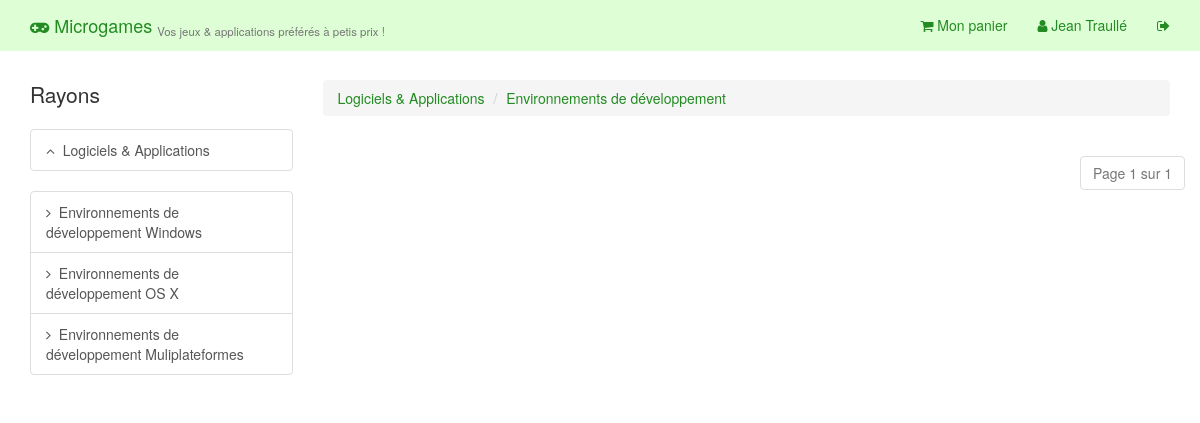
The app's page /category/6 (signed in) with its own data.
### commerce/models.py (models this page shows, shortened)
class Category(models.Model):
    name = models.CharField(max_length=150, verbose_name="Nom de la catégorie")
    short_desc = models.CharField(max_length=150, verbose_name="Description courte",blank=True)
    parent_category = models.ForeignKey("Category", null=True, blank=True, verbose_name="Catégorie parente")
    class Meta:
        verbose_name ='Catégorie de produits'
        verbose_name_plural = 'Catégories de produits'
    def breadcrum(self):
        breadcrum = []
        breadcrum.append(self)
        while self.parent_category:
            breadcrum.insert(0,self.parent_category)
            self = self.parent_category
        return breadcrum
    def childs_categories(self):
        childs = Category.objects.filter(parent_category_id__exact=self.id)
        return childs
    def all_products(self):
        next_main_category = Category.objects.filter(id__gt=self.id,parent_category_id=None).order_by('id').first()
        if not next_main_category:
            products = Products.objects.filter(category_id__gte=(self.id))
        else:
            products = Products.objects.filter(category_id__range=(self.id,next_main_category.id-1))
        return products

### commerce/views.py (the view)
# urls.py: url(r'^category/(?P<category_id>\d+)$', 'commerce.views.display_category', name='display_category'),
def display_category(request, category_id):
    category = get_object_or_404(Category, pk=category_id)
    product_list = category.all_products()
    paginator = Paginator(product_list, 12)
    page = request.GET.get('page')
    try:
        products = paginator.page(page)
    except PageNotAnInteger:
        products = paginator.page(1)
    except EmptyPage:
        products = paginator.page(paginator.num_pages)
    return render(request, 'category.html', {'category': category, 'products': products})

### commerce/templates/category.html (shortened to what this page needs)
{% extends "base.html" %}
{% block body %}
    <div class="row">
            <div class="col-md-3">
                <p class="lead">Rayons</p>
                <div class="list-group">
                    {% if category.parent_category %}
                        <a href="{% url 'commerce:display_category' category.parent_category.id %}" class="list-group-item"><i class="fa fa-angle-up"></i>&nbsp; {{ category.parent_category.name }}</a>
                    {% else %}
                        <a href="{% url 'commerce:root' %}" class="list-group-item"><i class="fa fa-home"></i>&nbsp; Accueil du site</a>
                    {% endif %}
                </div>
                <div class="list-group">
                    {% for category in category.childs_categories %}
                        <a href="{% url 'commerce:display_category' category.id %}" class="list-group-item"><i class="fa fa-angle-right"></i>&nbsp; {{ category.name }}</a>
                    {% endfor %}
                </div>
            </div>
            <div class="col-md-9">
                <ol class="breadcrumb">
                    {% for category in category.breadcrum %}
                        <li><a href="{% url 'commerce:display_category' category.id %}">{{ category.name }}</a></li>
                    {% endfor %}
                </ol>
                <div class="row pull-right">
                    <nav>
                        <ul class="pagination">
                            <li class="disabled"><a href="#">Page {{ products.number }} sur {{ products.paginator.num_pages }}</a></li>
                        </ul>
                    </nav>
                </div>
            </div>
        </div>
{% endblock %}

### commerce/templates/base.html (shortened to what this page needs)
<!DOCTYPE html>
<html lang="en"><head>
    <link href="//maxcdn.bootstrapcdn.com/bootstrap/3.3.1/css/bootstrap.min.css" rel="stylesheet">
    <link href="//maxcdn.bootstrapcdn.com/font-awesome/4.2.0/css/font-awesome.min.css" rel="stylesheet">
    {% load staticfiles %}
    <link href="{% static "css/app.css" %}" rel="stylesheet">
</head>
<body>
<nav class="navbar navbar-fixed-top">
    <div class="container">
        <div class="navbar-header">
            <a class="navbar-brand" href="{% url 'commerce:root' %}"><i class="fa fa-gamepad"></i> Microgames   <sub class="text-muted"><small>Vos jeux & applications préférés à petis prix !</small></sub></a>
        </div>
        <div id="navbar" class="collapse navbar-collapse">
            <ul class="nav navbar-nav navbar-right">
                <li class="active"><a href="{% url 'commerce:display_cart' %}"><i class="fa fa-shopping-cart"></i> Mon panier</a></li>
                <li class="active">{% if user.is_authenticated %}<a href="#"><i class="fa fa-user"></i> {{ user.get_full_name }}</a>
{% else %}<a href="{% url 'commerce:sign_in' %}"><i class="fa fa-sign-in"></i> Inscription/Connexion</a>{% endif %}</li>
                {% if user.is_authenticated %}<li class="active"><a href="{% url 'commerce:sign_out' %}"><i class="fa fa-sign-out"></i></a></li>{% endif %}
            </ul>
        </div>
    </div>
</nav>
<div class="container">
    {% block body %}{% endblock %}
</div>
</body></html>

### commerce/static/css/app.css (style rules this page uses)
body > .container { padding-top: 80px; }
.navbar { background-color: #deffd5; }
a { color: forestgreen; }

### records on screen
Category: parent_category.name "Logiciels & Applications", name "Environnements de développement"
Category: name "Environnements de développement Windows"
Category: name "Environnements de développement OS X"
Category: name "Environnements de développement Muliplateformes"
Category: name "Logiciels & Applications"

### other values on screen
{{ user.get_full_name }} "Jean Traullé"
{{ products.number }} "1"
{{ products.paginator.num_pages }} "1"
